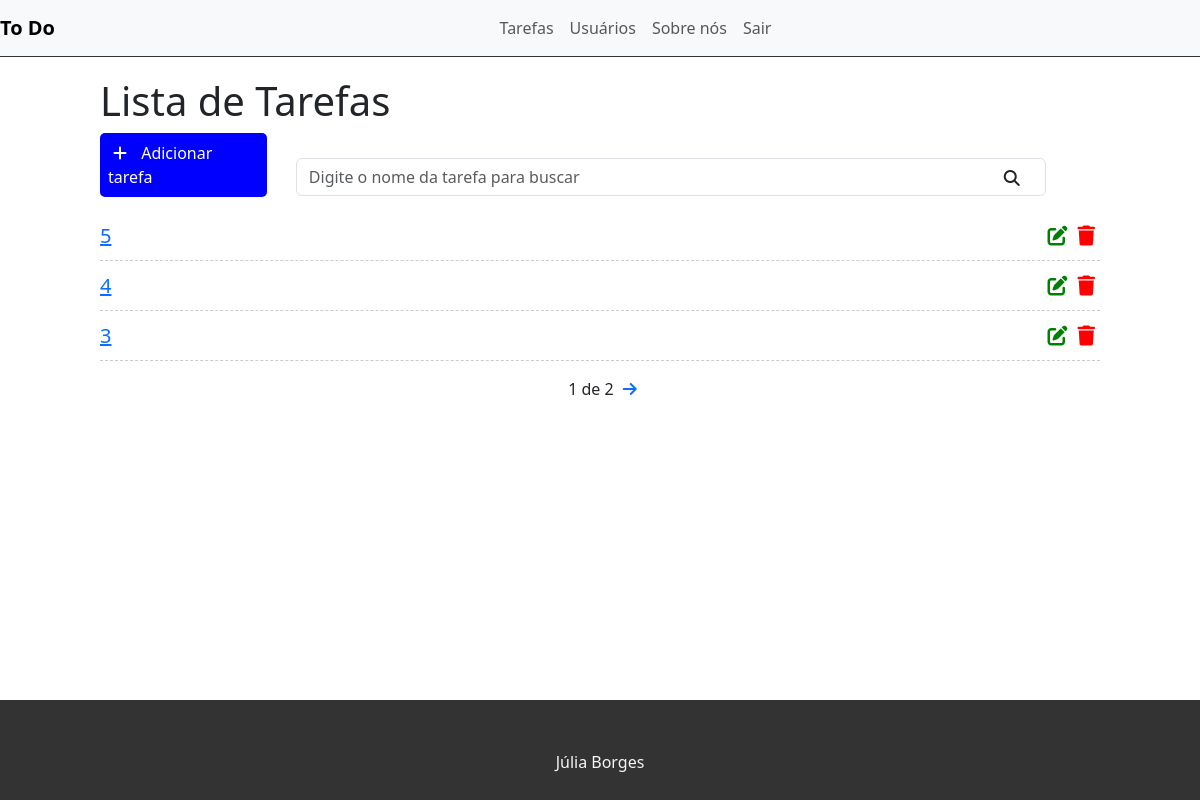
Before: / (signed in) with the older database file.
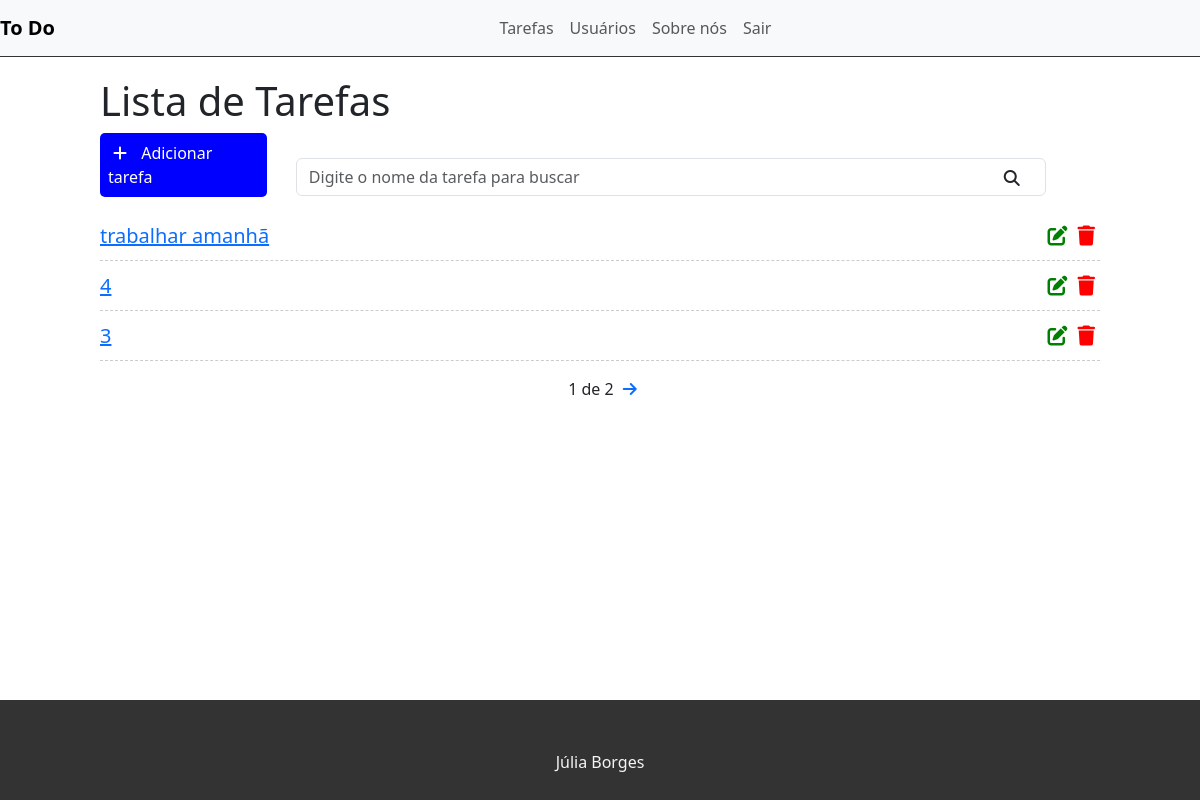
After: the same page with the newer database file.
### tasks/models.py (models this page shows, shortened)
class Task(models.Model):
    STATUS = (
        ('doing', 'Doing'),
        ('done', 'Done'),
    )
    title = models.CharField(max_length=255)
    description = models.TextField()
    done = models.CharField(
        max_length=5,
        choices=STATUS,
    )
    created_at = models.DateTimeField(auto_now_add=True)
    update_at = models.DateTimeField(auto_now=True)

### tasks/views.py (the view)
# urls.py: path("", views.listaTarefas, name='listaTarefas'),
@login_required
def listaTarefas(request):
    search = request.GET.get('search')
    if search:
        tasks = Task.objects.filter(title__icontains=search)
    else:
        tasks_list = Task.objects.all().order_by('-created_at')
        paginator = Paginator(tasks_list, 3)
        page = request.GET.get('page')
        tasks = paginator.get_page(page)
    return render(request, 'tasks/list.html', {'tasks': tasks})

### tasks/templates/tasks/list.html (shortened to what this page needs)
{% extends 'base.html' %}
{% block content %}
<div class="offset-1 col-10 list-div">
    <h1>Lista de Tarefas</h1>
    <a id="add-link" href="newtask/">
        <div class="col-2 add-div">
            <i class="fas fa-plus"></i> Adicionar tarefa
        </div>
    </a>
    <div class="col-9 search-div">
        <form method="GET" id="search-form">
        <input class="form-control" type="text" id="search" name="search"
            placeholder="Digite o nome da tarefa para buscar" value="{{ request.GET.search}}">
        <i class="fas fa-search" id="search-btn"></i>
    </form>
    </div>
    <ul class="task-list">
        {% for task in tasks %}
        <li class="task-item">
            <span><a href="/task/{{task.id}}">{{task.title}}</a></span>
            <a id="add-link" href="deletetask/{{task.id}}" class="delete-btn"><span><i class="fas fa-trash"></i></span></a>
            <a id="add-link" href="edittask/{{task.id}}"><span><i class="fas fa-edit"></i></span></a>
        </li>
        {% endfor %}
    </ul>
    <div class="pagination">
        <span class="step-links">
            {% if tasks.paginator.num_pages %}
            <span class="current">
                {{ tasks.number }} de {{ tasks.paginator.num_pages}}
            </span>
            {% endif %}
            {% if tasks.has_next %}
                <a href="?page={{ tasks.next_page_number }}"><i class="fas fa-arrow-right"></i></a>
            {% endif %}
        </span>
    </div>
</div>
{% endblock %}

### tasks/templates/base.html (shortened to what this page needs)
{% load static %}
<!DOCTYPE html>
<html lang="en">
<head>
    <link href="https://cdn.jsdelivr.net/npm/bootstrap@5.3.2/dist/css/bootstrap.min.css" rel="stylesheet"
>
    <link rel="stylesheet" href="{% static 'css/style.css' %}">
</head>
<body>
    <div class="container-fluid">
        <nav class="navbar navbar-expand-lg bg-body-tertiary">
            <div class="container-fluid">
                <a class="navbar-brand" href="/">To Do</a>
                <div class="collapse navbar-collapse" id="navbarSupportedContent">
                    <ul class="navbar-nav me-auto mb-2 mb-lg-0">
                        {% if user.is_authenticated %}
                        <li class="nav-item">
                            <a class="nav-link" aria-current="page" href="/">Tarefas</a>
                        </li>
                        <li class="nav-item">
                            <a class="nav-link" aria-current="page" href="#">Usuários</a>
                        </li>
                        {% else %}
                        <li class="nav-item">
                            <a class="nav-link" aria-current="page" href="/accounts/login">Entrar</a>
                        </li>
                        {% endif %}
                        <li class="nav-item">
                            <a class="nav-link" aria-current="page" href="#">Sobre nós</a>
                        </li>
                        {% if user.is_authenticated %}
                        <li class="nav-item">
                            <a class="nav-link" aria-current="page" href="/accounts/logout">Sair</a>
                        </li>
                        {% endif %}
                    </ul>
                </div>
            </div>
        </nav>
        {% block content %} {% endblock %}
        <footer>
            <p>Júlia Borges</p>
        </footer>
    </div>
</body>
</html>

### tasks/static/css/style.css (style rules this page uses)
.container-fluid { padding: 0; }
.navbar { border-bottom: 1px solid #333; margin-bottom: 20px; }
.navbar-nav { margin: auto; }
.navbar-brand { font-weight: bold; }
.add-div { background-color: blue; cursor: pointer; display: inline-block; color: white; padding: 8px; border-radius: 5px; margin-right: 25px; }
#add-link { text-decoration: none; }
.fas.fa-plus { color: white; margin-right: 10px; margin-left: 5px; }
.fas.fa-search { position: absolute; top: 12px; right: 26px; cursor: pointer; }
.search-div { position: relative; padding: 0px; margin-top: 15px; margin-bottom: 15px; display: inline-block; }
.list-div { padding: 0; }
.task-list { padding-left: 0; }
.task-item { list-style: none; font-size: 20px; height: 50px; padding-top: 10px; border-bottom: 1px dashed #ccc; }
.fas.fa-trash, .fas.fa-edit { cursor: pointer; margin: 5px; font-size: 20px; float: right; }
.fas.fa-trash { color: red; }
.fas.fa-edit { color: green; }
footer { position: absolute; bottom: 0; background-color: #333; height: 100px; width: 100%; }
footer p { color: #f5f5f5; text-align: center; top: 50%; position: relative; }
.pagination { margin-bottom: 20px; }
.step-links { position: relative; margin-left: auto; margin-right: auto; }
.step-links .current { margin-left: 5px; margin-right: 5px; }

Changed rows visible on the page:
removed Task: title "5"
added Task: title "trabalhar amanhã"
